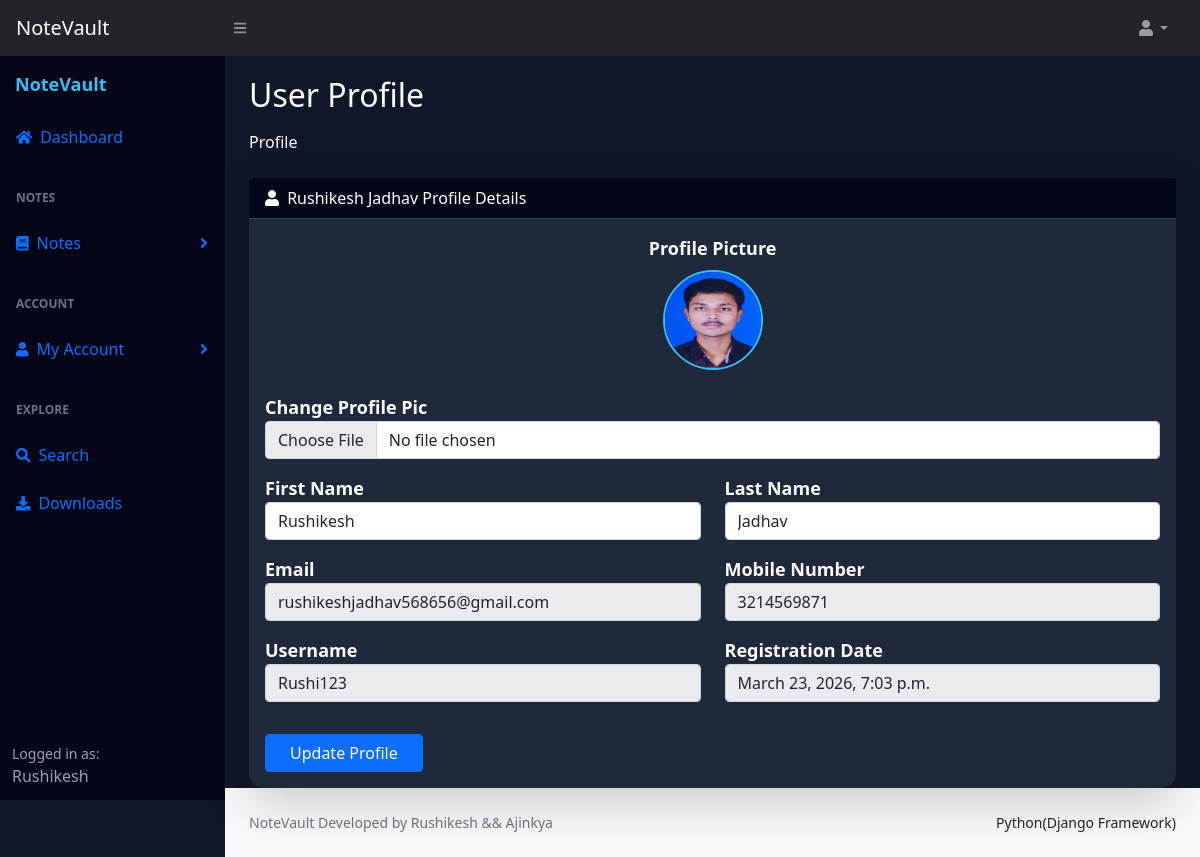
Screenshot of /Profile (signed in) with the database file from the repository.
### nssapp/models.py (models this page shows, shortened)
class CustomUser(AbstractUser):
    USER ={
        (1,'admin'),
        (2,'nsuser'),
    }
    user_type = models.CharField(choices=USER,max_length=50,default=1)
    profile_pic = models.ImageField(upload_to='media/profile_pic')

class UserReg(models.Model):
    admin = models.OneToOneField(CustomUser, on_delete=models.CASCADE, null=True, blank=True)
    mobilenumber = models.CharField(max_length=11)
    regdate_at = models.DateTimeField(auto_now_add=True)
    updated_at = models.DateTimeField(auto_now=True)

### notessharing/views.py (the view, shortened to what this page needs)
# urls.py: path('Profile', views.PROFILE, name='profile'),
@login_required(login_url='/')
def PROFILE(request):
    user = CustomUser.objects.get(id=request.user.id)
    nsuser = UserReg.objects.get(admin_id=request.user.id)
    return render(request, 'profile.html', {
        "user": user,
        "nsuser": nsuser
    })

### templates/profile.html (shortened to what this page needs)
{% extends 'base.html' %}
{% load static %}
{% block content %}
<main>
    <div class="container-fluid px-4" style="padding-top:20px;">
        <h2 class="text-white mb-3">User Profile</h2>
        <ol class="breadcrumb mb-4">
            <li class="breadcrumb-item active text-white">Profile</li>
        </ol>
        <div class="card shadow-lg border-0" style="background:#1e293b; border-radius:15px;">
            <div class="card-header text-white" style="background:#020617; border-bottom:1px solid #334155;">
                <i class="fas fa-user me-1"></i>
                {{ user.first_name }} {{ user.last_name }} Profile Details
            </div>
            <div class="card-body">
                <form method="POST" enctype="multipart/form-data">
                    <div class="mb-4 text-center">
                        <label class="text-white d-block mb-2">Profile Picture</label>
                        <img src="{{ user.profile_pic.url }}" width="100" height="100"
                             style="border-radius:50%; border:2px solid #38bdf8;">
                    </div>
                    <div class="mb-3">
                        <label class="text-white">Change Profile Pic</label>
                        <input type="file" class="form-control" name="profile_pic">
                    </div>
                    <div class="row">
                        <div class="col-md-6 mb-3">
                            <label class="text-white">First Name</label>
                            <input type="text" class="form-control" name="first_name" value="{{ user.first_name }}">
                        </div>
                        <div class="col-md-6 mb-3">
                            <label class="text-white">Last Name</label>
                            <input type="text" class="form-control" name="last_name" value="{{ user.last_name }}">
                        </div>
                        <div class="col-md-6 mb-3">
                            <label class="text-white">Email</label>
                            <input type="email" class="form-control" readonly value="{{ user.email }}">
                        </div>
                        <div class="col-md-6 mb-3">
                            <label class="text-white">Mobile Number</label>
                            <input type="text" class="form-control" readonly value="{{ nsuser.mobilenumber }}">
                        </div>
                        <div class="col-md-6 mb-3">
                            <label class="text-white">Username</label>
                            <input type="text" class="form-control" readonly value="{{ user.username }}">
                        </div>
                        <div class="col-md-6 mb-3">
                            <label class="text-white">Registration Date</label>
                            <input type="text" class="form-control" readonly value="{{ user.date_joined }}">
                        </div>
                    </div>
                    <div class="mt-3">
                        <button type="submit" class="btn btn-primary px-4">Update Profile</button>
                    </div>
                </form>
            </div>
        </div>
    </div>
</main>
{% endblock %}

### templates/includes/sidebar.html (shortened to what this page needs)
{% load static %}
<nav class="sb-sidenav accordion" id="sidenavAccordion" style="background: #020617;">
    <div class="sb-sidenav-menu">
        <div class="nav">
            <div style="color:#38bdf8; padding:15px; font-size:18px; font-weight:bold;">
                NoteVault
            </div>
            <a class="nav-link" href="{% url 'dashboard' %}">
                <div class="sb-nav-link-icon"><i class="fas fa-home"></i></div>
                Dashboard
            </a>
            <div class="sb-sidenav-menu-heading" style="color:#64748b;">Notes</div>
            <a class="nav-link collapsed" href="#" data-bs-toggle="collapse" data-bs-target="#collapseLayouts">
                <div class="sb-nav-link-icon"><i class="fas fa-book"></i></div>
                Notes
                <div class="sb-sidenav-collapse-arrow"><i class="fas fa-angle-down"></i></div>
            </a>
            <div class="sb-sidenav-menu-heading" style="color:#64748b;">Account</div>
            <a class="nav-link collapsed" href="#" data-bs-toggle="collapse" data-bs-target="#collapsePages">
                <div class="sb-nav-link-icon"><i class="fas fa-user"></i></div>
                My Account
                <div class="sb-sidenav-collapse-arrow"><i class="fas fa-angle-down"></i></div>
            </a>
            <div class="sb-sidenav-menu-heading" style="color:#64748b;">Explore</div>
            <a class="nav-link" href="{% url 'search_notes' %}">
                <div class="sb-nav-link-icon"><i class="fas fa-search"></i></div>
                Search
            </a>
            <a class="nav-link" href="{% url 'view_downloads' %}">
                <div class="sb-nav-link-icon"><i class="fas fa-download"></i></div>
                Downloads
            </a>
        </div>
    </div>
    <div class="sb-sidenav-footer" style="background:#020617; color:#94a3b8;">
        <div class="small">Logged in as:</div>
        {{ user.first_name }}
    </div>
</nav>

### static/css/dashboard-custom.css (style rules this page uses)
body { background: #0f172a; }
.card { border-radius: 15px; transition: 0.3s; }
.card-body { font-size: 18px; font-weight: bold; }
.card { cursor: pointer; }
.nav-link { color: #cbd5f5; padding: 10px 15px; display: block; transition: 0.3s; }
.sb-sidenav { min-height: 100vh; }
.form-control { background: #020617; color: white; border: 1px solid #334155; }
body { background: #0f172a !important; }
.container-fluid { background: transparent !important; }

### rows the page displays
CustomUser: first_name "Rushikesh", last_name "Jadhav", profile_pic (picture), email "rushikeshjadhav568656@gmail.com", username "Rushi123", date_joined "March 23, 2026, 7:03 p.m."
UserReg: mobilenumber "3214569871"
